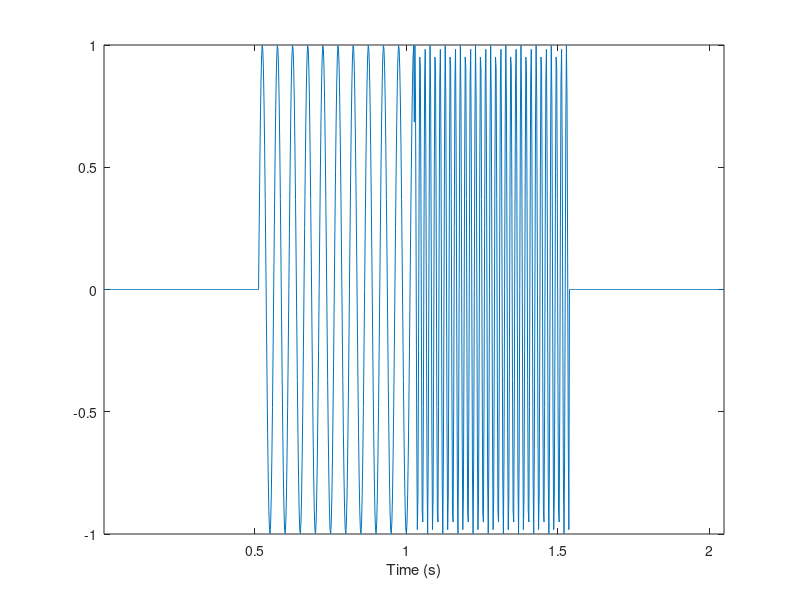

Recreate this plot in MATLAB. (Note: this script raises an error after producing the figure.)
%% Author: Lu, Chia-Feng 2013.11.15
clear, close all

%% initialize parameters
samplerate=500; % in Hz
N=1024; % data length

sinefreq1=20; % in Hz
sinefreq2=60; % in Hz

fstep=1;   % frequency step for wavelet

%% generate simulated signals with step changes in frequency
ts=[1:N/4]/samplerate;  % time axis for each segment
data=[zeros(1,N/4) sin(2*pi*sinefreq1*ts) sin(2*pi*sinefreq2*ts) zeros(1,N/4)];

taxis=[1:N]/samplerate;   % time axis for whole data length

figure, 
plot(taxis,data),xlim([taxis(1) taxis(end)])
xlabel('Time (s)')

%% Time-frequency analysis (CWT, morlet wavelet)
spec = tfa_morlet(data, samplerate, 1, 250, fstep);
faxis=[1:fstep:250];
Mag=abs(spec);     % get spectrum magnitude

figure('color',[1 1 1]),
mesh(taxis,faxis,Mag)   % plot spectrogram as 3D mesh
axis([taxis(1) taxis(end) faxis(1) faxis(end)])
view(40,50);           % specify the 3D plot view
xlabel('Time (s)')
ylabel('Frequency (Hz)')
title('Time-frequency analysis (CWT)')

figure('color',[1 1 1]),
surface(taxis,faxis,Mag)   % plot spectrogram as 3D surface
axis([taxis(1) taxis(end) faxis(1) faxis(end)])
view(40,50);           % specify the 3D plot view
xlabel('Time (s)')
ylabel('Frequency (Hz)')
title('Time-frequency analysis (CWT)')
grid on





